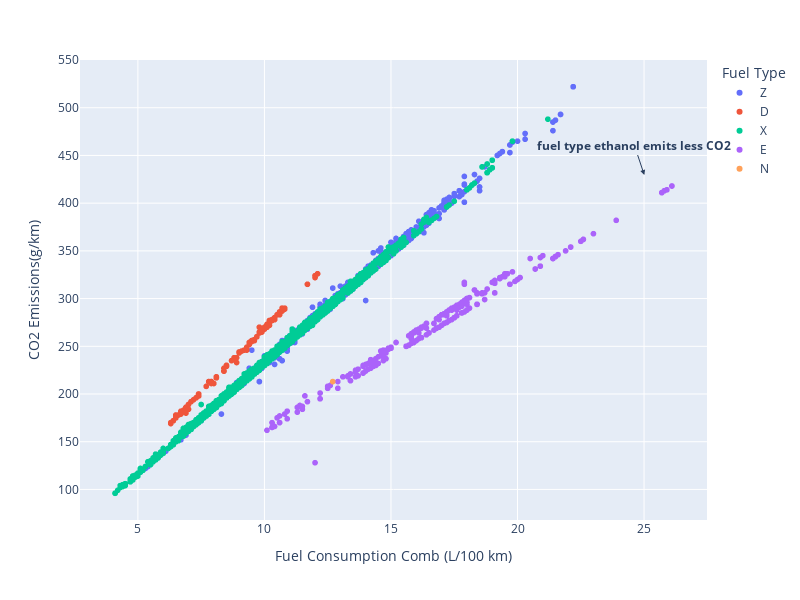

Here is the notebook cell this chart was saved with:
### Code cell
# plotly scatter
fig = px.scatter(
  data_frame=df_co2, x='Fuel Consumption Comb (L/100 km)', y='CO2 Emissions(g/km)', color='Fuel Type', width=800, height=600
)
fig.update_layout(legend_x= 1.02,legend_y= 1) 

fig.add_annotation(
    # x=20, y=130,
    x=0.9, y=0.75, # 상대좌표
    text='<b>fuel type ethanol emits less CO2</b>',
    yref = 'y domain', xref = 'x domain',
    showarrow=True, arrowhead=2
)
fig.show()

### Figure 1 — Plotly figure (JSON) as saved in the notebook; plotly's stock layout.template omitted (floating-point values rounded to 4 significant figures; data arrays with more than 128 entries replaced by an {"elided": "..."} marker saying what was removed)
{"data": [{"hovertemplate": "Fuel Type=Z<br>Fuel Consumption Comb (L/100 km)=%{x}<br>CO2 Emissions(g/km)=%{y}<extra></extra>", "legendgroup": "Z", "marker": {"color": "#636efa", "symbol": "circle"}, "mode": "markers", "name": "Z", "showlegend": true, "type": "scattergl", "x": {"elided": "3202 float values"}, "xaxis": "x", "y": {"elided": "3202 int values"}, "yaxis": "y"}, {"hovertemplate": "Fuel Type=D<br>Fuel Consumption Comb (L/100 km)=%{x}<br>CO2 Emissions(g/km)=%{y}<extra></extra>", "legendgroup": "D", "marker": {"color": "#EF553B", "symbol": "circle"}, "mode": "markers", "name": "D", "showlegend": true, "type": "scattergl", "x": {"elided": "175 float values"}, "xaxis": "x", "y": {"elided": "175 int values"}, "yaxis": "y"}, {"hovertemplate": "Fuel Type=X<br>Fuel Consumption Comb (L/100 km)=%{x}<br>CO2 Emissions(g/km)=%{y}<extra></extra>", "legendgroup": "X", "marker": {"color": "#00cc96", "symbol": "circle"}, "mode": "markers", "name": "X", "showlegend": true, "type": "scattergl", "x": {"elided": "3637 float values"}, "xaxis": "x", "y": {"elided": "3637 int values"}, "yaxis": "y"}, {"hovertemplate": "Fuel Type=E<br>Fuel Consumption Comb (L/100 km)=%{x}<br>CO2 Emissions(g/km)=%{y}<extra></extra>", "legendgroup": "E", "marker": {"color": "#ab63fa", "symbol": "circle"}, "mode": "markers", "name": "E", "showlegend": true, "type": "scattergl", "x": {"elided": "370 float values"}, "xaxis": "x", "y": {"elided": "370 int values"}, "yaxis": "y"}, {"hovertemplate": "Fuel Type=N<br>Fuel Consumption Comb (L/100 km)=%{x}<br>CO2 Emissions(g/km)=%{y}<extra></extra>", "legendgroup": "N", "marker": {"color": "#FFA15A", "symbol": "circle"}, "mode": "markers", "name": "N", "showlegend": true, "type": "scattergl", "x": [12.7], "xaxis": "x", "y": [213], "yaxis": "y"}], "layout": {"annotations": [{"arrowhead": 2, "showarrow": true, "text": "<b>fuel type ethanol emits less CO2</b>", "x": 0.9, "xref": "x domain", "y": 0.75, "yref": "y domain"}], "height": 600, "legend": {"title": {"text": "Fuel Type"}, "tracegroupgap": 0, "x": 1.02, "y": 1}, "margin": {"t": 60}, "width": 800, "xaxis": {"anchor": "y", "domain": [0, 1], "title": {"text": "Fuel Consumption Comb (L/100 km)"}}, "yaxis": {"anchor": "x", "domain": [0, 1], "title": {"text": "CO2 Emissions(g/km)"}}}}
